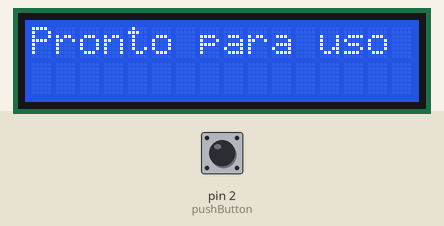
This sketch was run on a simulated Arduino Uno, built with avr-gcc and run on an emulated ATmega328P. Shown: 16×2 character LCD. Inputs (shaded band) come from the test bench; at power-on: pin 2 (pushButton) HIGH. Storage starts empty; what the sketch prints to the serial monitor is not drawn.

Above: at 6.2 s.
6.3 s: pin 2 (pushButton) pulled LOW for 0.15 s
At 7.1 s:
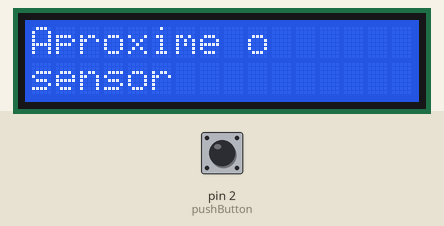
At 9.8 s:
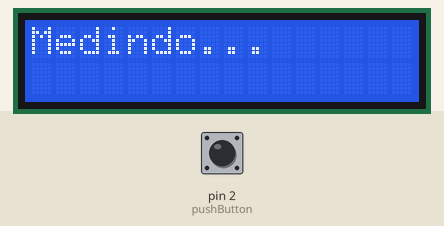
Timing chart, 0 to 11.3 s (numbered marks = the images above; inputs shaded):
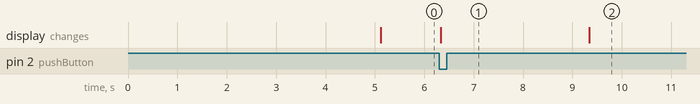

Measured:
- after the input at 6.3 s, the display: changes at once (image 1)

The sketch:

src.ino
```cpp
#include <ArduinoJson.h>
#include <SD.h>
#include <Wire.h>
#include <LiquidCrystal_I2C.h>

const float sensorPin = A0;
const int chipSelect = 10;
LiquidCrystal_I2C lcd(0x27,16,2);
File dados;
int pushButton = 2;
bool estadoBotao = false;


void setup()
{
  lcd.init();
  lcd.backlight();
  Serial.begin(9600);
  Serial.print("Sensor aquecendo\n");
  lcd.setCursor(0, 0); //coluna 0 linha 0
  lcd.print("Aquecendo...");
  delay(5000);
  lcd.clear();

  if (!SD.begin(chipSelect))
  {
    Serial.println("Falha na inicialização do cartão");
    return;
  }
}

void salvarDados(float sensorValue)
{
  dados = SD.open("dados.txt", FILE_WRITE);
  if (dados)
  {
    DynamicJsonDocument jsonDoc(128);
    jsonDoc["valor"] = sensorValue;
    serializeJson(jsonDoc, dados);
    dados.println();
    dados.close();
  }
}

void lerDados()
{
  dados = SD.open("dados.txt");
  if (dados)
  {
    Serial.println("Conteúdo de dados.txt:");
    while (dados.available())
    {
      Serial.write(dados.read());
    }
    dados.close();
  }
  else
  {
    Serial.println("Erro ao abrir dados.txt para leitura.");
  }
}

void medicao()
{
  lcd.clear();
  lcd.setCursor(0, 0); //coluna 0 linha 0
  lcd.print("Aproxime o ");
  lcd.setCursor(0, 1); //coluna 0 linha 0
  lcd.print("sensor");
  delay(3000);
  lcd.clear();
  float sensorValue = analogRead(sensorPin);
  Serial.print("Valor do sensor: ");
  Serial.println(sensorValue);
  lcd.setCursor(0, 0); //coluna 0 linha 0
  lcd.print("Medindo...");
  delay(5000);
  lcd.clear();

  if (sensorValue >= 600)
  {
	lcd.setCursor(0, 0); //coluna 0 linha 0
  lcd.print("Percentual de ");
  lcd.setCursor(0, 1); //coluna 0 linha 0
  lcd.print("alcool: elevado");
  delay(5000);
  lcd.clear();

  }
  else if (sensorValue >= 400)
  {
  lcd.setCursor(0, 0); //coluna 0 linha 0
	lcd.print("Percentual de ");
  lcd.setCursor(0, 1); //coluna 0 linha 0
  lcd.print("alcool: medio");
  delay(5000);
  lcd.clear();
  }
  else if (sensorValue > 300 && sensorValue <= 350)
  {
  lcd.setCursor(0, 0); //coluna 0 linha 0
  lcd.print("Percentual de ");
  lcd.setCursor(0, 1); //coluna 0 linha 0
  lcd.print("alcool: baixo");
  delay(5000);
  lcd.clear();
  }
  else
  {
	lcd.setCursor(0, 0); //coluna 0 linha 0
  lcd.print("Nada de alcool!!");
  delay(5000);
  lcd.clear();
  }

  salvarDados(sensorValue);

  lcd.setCursor(0, 0); //coluna 0 linha 0
  lcd.print("Salvando...");
  delay(10000);
  lcd.clear();
  //lerDados();
}

void loop()
{
  if (digitalRead(pushButton) == LOW && !estadoBotao) // Verifica se o botão foi pressionado (LOW) e não está pressionado antes
  {
    estadoBotao = true; // Define a flag para evitar chamadas repetidas
    medicao();
  }

  if (digitalRead(pushButton) == HIGH)
  {
    estadoBotao = false; // Quando o botão é solto, redefina a flag
    lcd.setCursor(0, 0); //coluna 0 linha 0
    lcd.print("Pronto para uso");

  }
}
```
